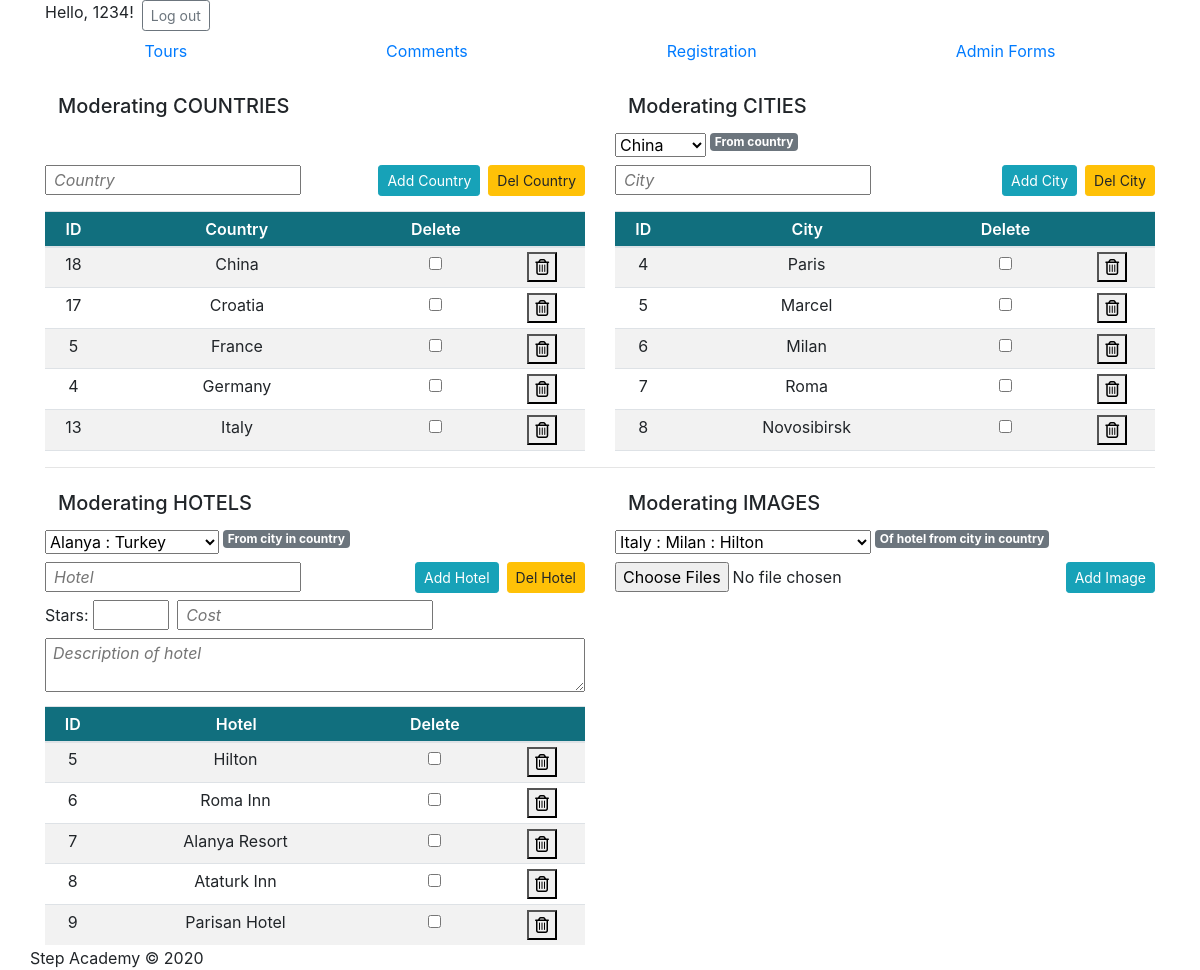
Screenshot of /index.php?page=4 (signed in) with the database file from the repository.
### tables this page shows
CREATE TABLE `countries` (
  `id` int(11) NOT NULL,
  `country` varchar(64) DEFAULT NULL
);

CREATE TABLE `cities` (
  `id` int(11) NOT NULL,
  `city` varchar(64) DEFAULT NULL,
  `countryid` int(11) DEFAULT NULL,
  `ucity` varchar(128) DEFAULT NULL
);

CREATE TABLE `hotels` (
  `id` int(11) NOT NULL,
  `hotel` varchar(64) DEFAULT NULL,
  `cityid` int(11) DEFAULT NULL,
  `countryid` int(11) DEFAULT NULL,
  `stars` int(11) DEFAULT NULL,
  `cost` int(11) DEFAULT NULL,
  `info` varchar(1024) DEFAULT NULL
);

### pages/admin.php (the view, shortened to what this page needs)
<?php $link = connect();?>
<div class="row">
   <div class="col-sm-12 col-md-6 left">
        <a class="btn" data-toggle="collapse" href="#blockA" role="button" aria-expanded="true" aria-controls="blockA">
        <h5>Moderating  COUNTRIES</h5></a>
        <div id="blockA" class="collapse show">
        <?php
        $sel = 'SELECT * FROM countries';
        $res = mysqli_query($link, $sel);
        echo "<form action='index.php?page=4' method='post' class='input-form mt-3' id='formcountry'>";
        echo "<input type='text' name='country' placeholder='Country' class='my-3'>";
        echo "<input type='submit' name='delcountry' value='Del Country' class='btn btn-sm btn-warning ml-2 mt-3 float-right'>";
        echo "<input type='submit' name='addcountry' value='Add Country' class='btn btn-sm btn-info ml-2 mt-3 float-right'>";
        echo "<br><div class='wndw'><table class='table table-sm table-striped'>";
        echo  '<thead><tr><th>ID</th><th>Country</th><th>Delete</th><th></th></tr></thead>';
        while($row = mysqli_fetch_array($res, MYSQLI_NUM)) {
            echo "<tr id='$row[0]'>
                <td>$row[0]</td>
                <td>$row[1]</td>
                <td><input type='checkbox' name='cb$row[0]'></td>
                <td><form action='index.php?page=4' method='post'>
                        <input type='hidden' name='idco' value='$row[0]'>
                        <button type='submit' name='delitem'><i class='fa fa-trash-o' aria-hidden='true'></i></button>
                    </form>
                </td>
            </tr>";
        }
        echo "</table></div>";
        echo "</form>";
        ?>
        </div>
    </div>
    <div class="col-sm-12 col-md-6 right">
        <a class="btn" data-toggle="collapse" href="#blockB" role="button" aria-expanded="true" aria-controls="blockB">
        <h5>Moderating  CITIES</h5></a>
        <div class="collapse show" id="blockB">
        <?php
        $res = mysqli_query($link, 'SELECT * FROM countries');
        echo "<form action='index.php?page=4' method='post' class='input-form' id='formcity'>";
        echo '<select name="countryname">';
        while($row = mysqli_fetch_array($res, MYSQLI_NUM)) {
            echo "<option value='$row[0]'>$row[1]</option>";
        }
        echo "</select>";
        echo "<span class='ml-1 badge badge-secondary align-top'>From country</span>";
        echo "<br><input type='text' name='city' placeholder='City' class='mt-2 mb-3'>";
        echo "<input type='submit' name='delcity' value='Del City' class='btn btn-sm btn-warning ml-2 mt-2 float-right'>";
        echo "<input type='submit' name='addcity' value='Add City' class='btn btn-sm btn-info ml-2 mt-2 float-right'>";
        $res = mysqli_query($link, 'SELECT * FROM cities');
        echo "<br><div class='wndw'><table class='table table-sm table-striped'>";
        echo  '<thead><tr><th>ID</th><th>City</th><th>Delete</th><th></th></tr></thead>';
        while($row = mysqli_fetch_array($res, MYSQLI_NUM)) {
            echo "<tr id='$row[0]'>
                <td>$row[0]</td>
                <td>$row[1]</td>
                <td><input type='checkbox' name='cbc$row[0]'></td>
                <td><form action='index.php?page=4' method='post'>
                        <input type='hidden' name='idco' value='$row[0]'>
                        <button type='submit' name='delitem'><i class='fa fa-trash-o' aria-hidden='true'></i></button>
                    </form>
                </td>
            </tr>";
        }
        echo "</div></table>";
        echo "</form>";
        ?>
            </div>
        </div>
    </div>
</div>
    <hr>
<div class="row">
    <div class="col-sm-12 col-md-6 left">
        <a class="btn" data-toggle="collapse" href="#blockC" role="button" aria-expanded="true" aria-controls="blockC">
        <h5>Moderating  HOTELS</h5></a>
        <div class="collapse show" id="blockC">
        <?php
        echo "<form action='index.php?page=4' method='post' class='input-form' id='formhotel'>";
        $sel = 'SELECT ci.id, ci.city, co.country, co.id FROM countries co, cities ci WHERE ci.countryid=co.id';
        $res = mysqli_query($link, $sel);
        echo "<select name='hcity'>";
        while($row = mysqli_fetch_array($res, MYSQLI_NUM)) {
            echo "<option value='$row[0]'>$row[1] : $row[2]</option>";
        }
        echo "</select>";
        echo "<span class='ml-1 badge badge-secondary align-top'>From city in country</span>";
        echo "<br><input type='text' name='hotel' placeholder='Hotel' class='my-2'>";
        echo "<input type='submit' name='delhotel' value='Del Hotel' class='btn btn-sm btn-warning ml-2 mt-2 float-right'>";
        echo "<input type='submit' name='addhotel' value='Add Hotel' class='btn btn-sm btn-info ml-2 mt-2 float-right'>";
        echo "<br><lable for='stars'>Stars: <input type='number' name='stars' id='stars' min='1' max='5'></lable>";
        echo "<input type='text' name='cost' placeholder='Cost' class='ml-2'>";
        echo "<br><textarea name='info' placeholder='Description of hotel'class='my-2'></textarea>";
        $res = mysqli_query($link, 'SELECT * FROM hotels');
        echo "<br><div class='wndw'><table class='table table-sm table-striped'>";
        echo  '<thead><tr><th>ID</th><th>Hotel</th><th>Delete</th><th></th></tr></thead>';
        while($row = mysqli_fetch_array($res, MYSQLI_NUM)) {
            echo "<tr id='$row[0]'>
                <td>$row[0]</td>
                <td>$row[1]</td>
                <td><input type='checkbox' name='cbh$row[0]'></td>
                <td><form action='index.php?page=4' method='post'>
                        <input type='hidden' name='idco' value='$row[0]'>
                        <button type='submit' name='delitem'><i class='fa fa-trash-o' aria-hidden='true'></i></button>
                    </form>
                </td>
            </tr>";
        }
        echo "</div></table>";
        echo "</form>";
        ?>
        </div>
    </div>
    </div>
    <div class="col-sm-12 col-md-6 right">
        <a class="btn" data-toggle="collapse" href="#blockD" role="button" aria-expanded="true" aria-controls="blockD">
        <h5>Moderating  IMAGES</h5></a>
        <div class="collapse show" id="blockD">
        <?php
        echo "<form action='index.php?page=4' method='post' enctype='multipart/form-data' class='input-form'>";
        $sel = 'SELECT ho.id, co.country, ci.city, ho.hotel FROM countries co, cities ci, hotels ho WHERE ho.countryid=co.id AND ho.cityid=ci.id';
        $res = mysqli_query($link, $sel);
        echo "<select name='hotelid'>";
        while($row = mysqli_fetch_array($res, MYSQLI_NUM)) {
            echo "<option value='$row[0]'>$row[1] : $row[2] : $row[3]</option>";
        }
        echo "</select>";
        echo "<span class='ml-1 badge badge-secondary align-top'>Of hotel from city in country</span>";
        echo "<br><input type='file' name='file[]' multiple  accept='image/*' id='addimg' class='my-2'>";
        echo "<input type='submit' name='addimage' value='Add Image' class='btn btn-sm btn-info ml-2 mt-2 float-right'>";
        echo "</form>";
    ?>
        </div>
    </div>
</div>

### style.css (style rules this page uses)
input::placeholder, textarea::placeholder { font-style: italic; padding-left: 5px; }
textarea { width: 100%; }
.wndw { height: 30vh; overflow-y: scroll; cursor: grab; }
thead th { background-color: #116f7e; color: white; font-weight: 600; position: sticky; top: -1px; }
thead th:first-child { left: 0; z-index: 1; }
thead th:nth-child(2) { width: 50%; }
th, td { text-align: center; }

### rows the page displays
countries: id "18", country "China"
countries: id "17", country "Croatia"
countries: id "5", country "France"
countries: id "4", country "Germany"
countries: id "13", country "Italy"
cities: id "4", city "Paris"
cities: id "5", city "Marcel"
cities: id "6", city "Milan"
cities: id "7", city "Roma"
cities: id "8", city "Novosibirsk"
hotels: id "5", hotel "Hilton"
hotels: id "6", hotel "Roma Inn"
hotels: id "7", hotel "Alanya Resort"
hotels: id "8", hotel "Ataturk Inn"
hotels: id "9", hotel "Parisan Hotel"

### other values shown
$_SESSION['ruser'] "1234"
form field countryname "China"
form field hcity "Alanya : Turkey"
form field hotelid "Italy : Milan : Hilton"
